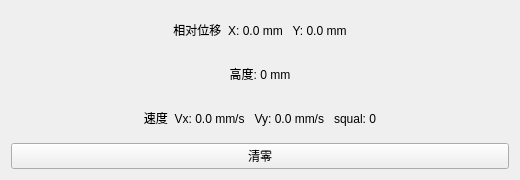
<?xml version="1.0" encoding="UTF-8"?>
<ui version="4.0">
 <class>Widget</class>
 <widget class="QWidget" name="Widget">
  <property name="geometry">
   <rect>
    <x>0</x>
    <y>0</y>
    <width>520</width>
    <height>180</height>
   </rect>
  </property>
  <property name="windowTitle">
   <string>PMW3901 光流</string>
  </property>
  <layout class="QVBoxLayout" name="verticalLayout">
   <item>
    <widget class="QLabel" name="label">
     <property name="text">
      <string>相对位移  X: 0.0 mm   Y: 0.0 mm</string>
     </property>
     <property name="alignment">
      <set>Qt::AlignmentFlag::AlignCenter</set>
     </property>
    </widget>
   </item>
   <item>
    <widget class="QLabel" name="labelHeight">
     <property name="text">
      <string>高度: 0 mm</string>
     </property>
     <property name="alignment">
      <set>Qt::AlignmentFlag::AlignCenter</set>
     </property>
    </widget>
   </item>
   <item>
    <widget class="QLabel" name="labelVel">
     <property name="text">
      <string>速度  Vx: 0.0 mm/s   Vy: 0.0 mm/s   squal: 0</string>
     </property>
     <property name="alignment">
      <set>Qt::AlignmentFlag::AlignCenter</set>
     </property>
    </widget>
   </item>
   <item>
    <widget class="QPushButton" name="resetButton">
     <property name="text">
      <string>清零</string>
     </property>
    </widget>
   </item>
  </layout>
 </widget>
 <layoutdefault spacing="6" margin="11"/>
 <resources/>
 <connections/>
</ui>
